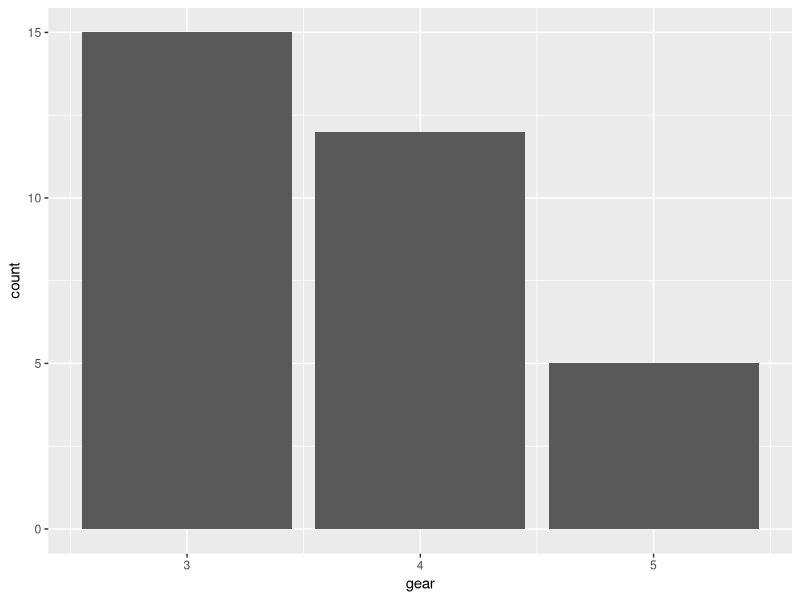
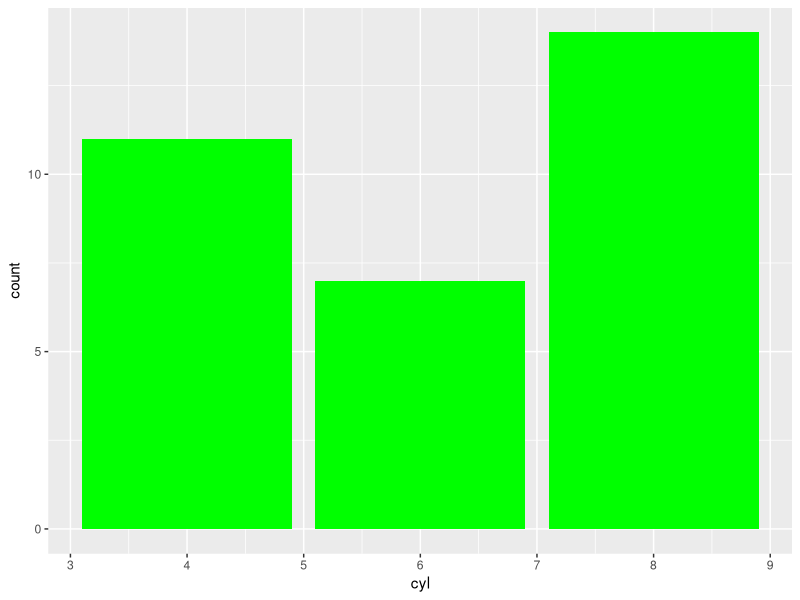
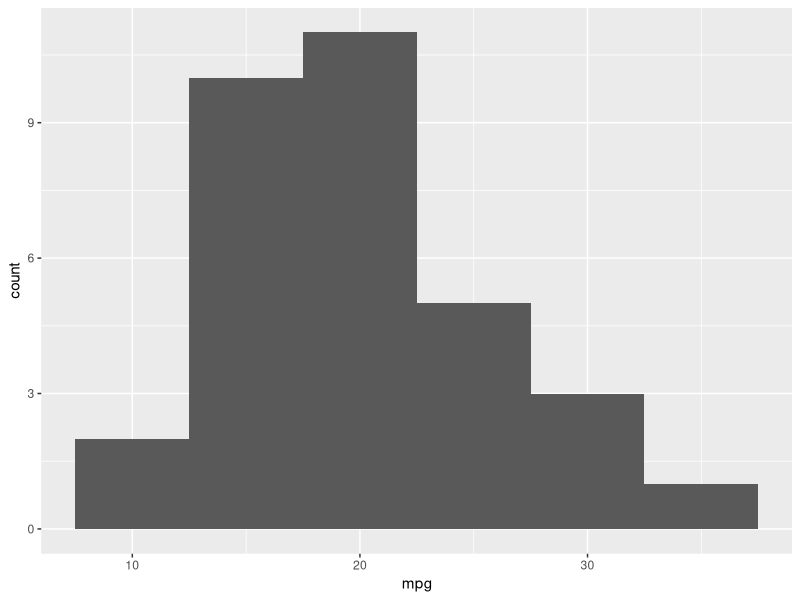
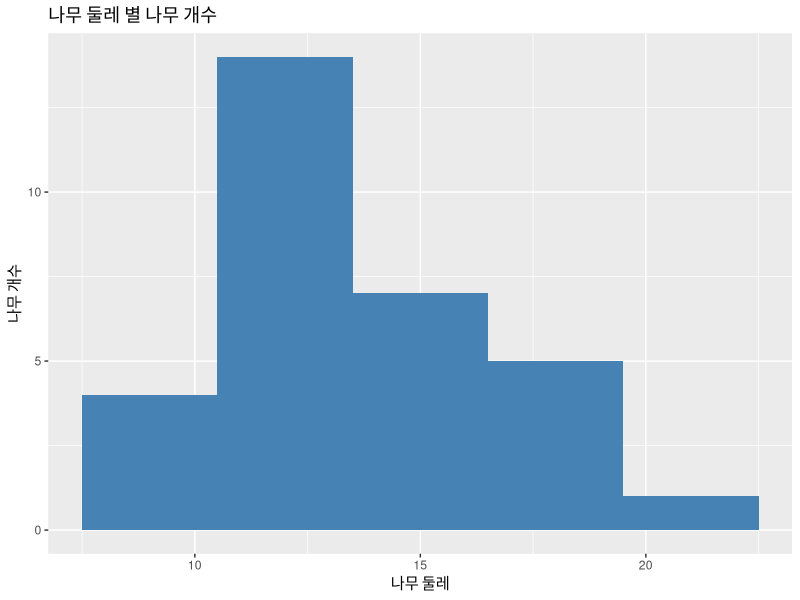
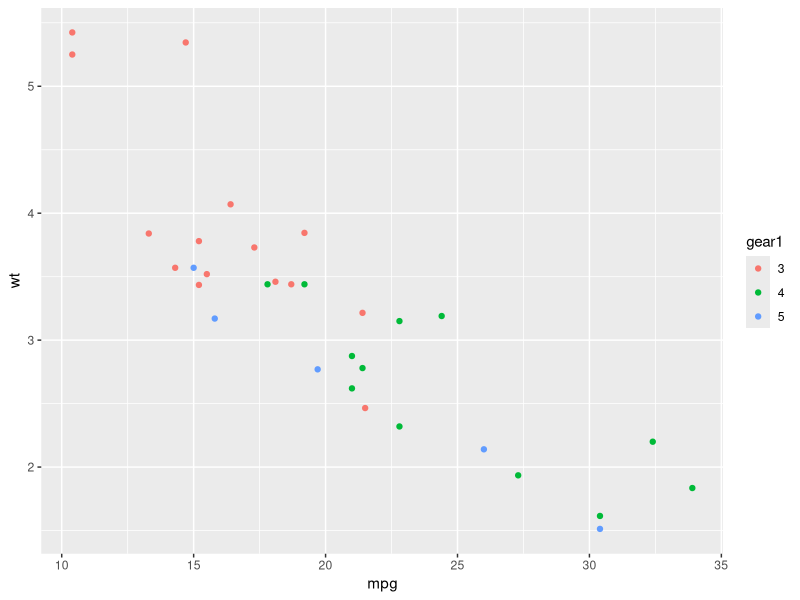
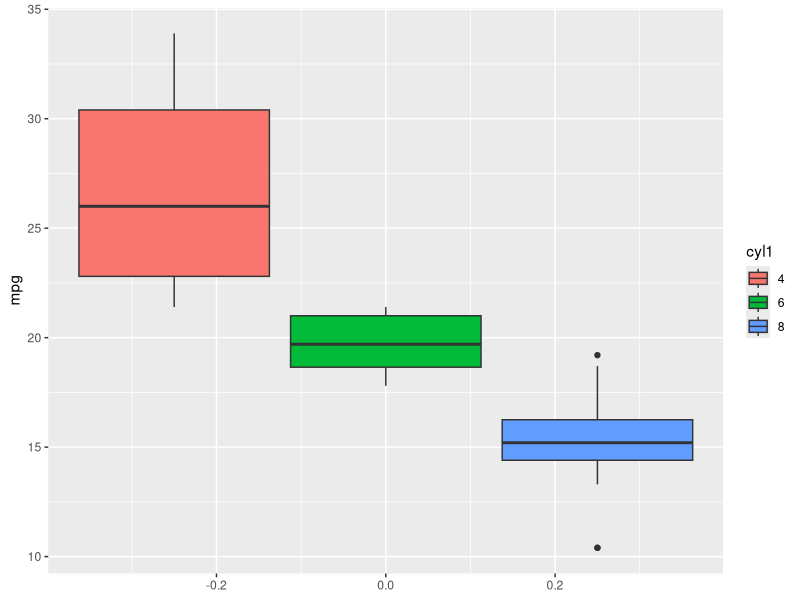
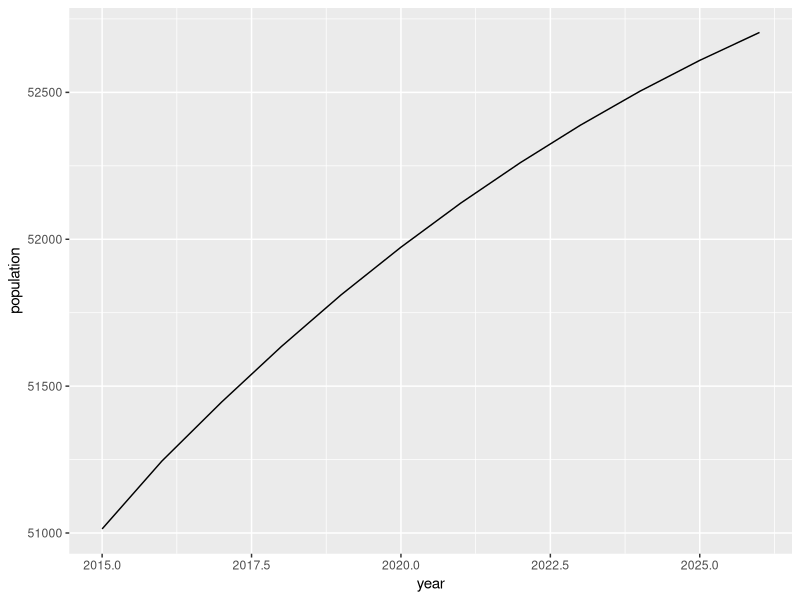

Write R code to recreate these figures, in order.
# 윤완덕  20200521

# 문1 .R에서 제공하는 mtcars 데이터셋에서 gear(기어의 수)에 대해 ggplot으로
#      막대그래프를 작성하시오. 단, 제목과 x축 레이블은 ‘기어의 수’, y축 레이블
#      은 ‘빈도수’로 나타내시오.

library(ggplot2)

ggplot(mtcars,aes(x=gear))+
  geom_bar()

# 문2. R에서 제공하는 mtcars 데이터셋에서 cyl(실린더의 수)에 대해 막대 색이
#      초록색인 막대그래프를 ggplot으로 작성하시오.
ggplot(mtcars,aes(x=cyl))+
  geom_bar(fill='green')

# 문3. R에서 제공하는 mtcars 데이터셋에서 mpg(연비)에 대해 구간 간격이 5.0
#      인 히스토그램을 ggplot으로 작성하시오.
ggplot(mtcars,aes(x=mpg))+
  geom_histogram(binwidth = 5.0)


# 문4. R에서 제공하는 trees 데이터셋의 Girth(나무 둘레)에 대해 ggplot으로
# 히스토그램을 작성하시오. 여기에서는 히스토그램의 제목, x축 레이블, y축
# 레이블을 한글로 표시하시오. (구간 간격은 3.0, 막대의 색은 steelblue로 한다.)
ggplot(trees,aes(x=Girth))+
  geom_histogram(binwidth = 3.0,
                 fill='steelblue')+
  ggtitle("나무 둘레 별 나무 개수")+
  labs(x='나무 둘레', y= '나무 개수')


# 문5. R에서 제공하는 mtcars 데이터셋에서 mpg(연비)를 x축으로 하고, 
#      wt(중량)를 y축으로 하는 산점도를 ggplot으로 작성하시오. (단, 점의 색은 gear의 수에 따라 다르게 표시한다.)
gear1 <- as.factor(mtcars$gear)
ggplot(mtcars,aes(x=mpg,
                  y=wt,
                  color=gear1))+
  geom_point()

# 문6. R에서 제공하는 mtcars 데이터셋에서 mpg(연비)에 대해 ggplot으로 
#      상자그림을 작성하되, cyl(실린더 수)에 따라 그룹을 나누어 작성하시오.
cyl1 <- as.factor(mtcars$cyl)
ggplot(mtcars,aes(y=mpg,fill=cyl1))+
  geom_boxplot()

# 문7. 다음은 2015년부터 2026년도까지의 예상 인구수 추계 자료이다. 연도를
#      x축으로 하여 ggplot으로 선그래프를 작성하시오.
# 연도		총인구 (천명)		연도		총인구 (천명)
# 2015		51014				    2021		52123
# 2016		51245				    2022		52261
# 2017		51446				    2023		52388
# 2018		51635				    2024		52504
# 2019		51811				    2025		52609
# 2020		51973				    2026		52704

year <- c(2015:2026)
population <- c(51014,51245,51446,51635,51811,51973,52123,52261,52388,52504,52609,52704)

df.yp <- data.frame(year,population)
df.yp

ggplot(df.yp,aes(x=year,y=population))+
  geom_line()

